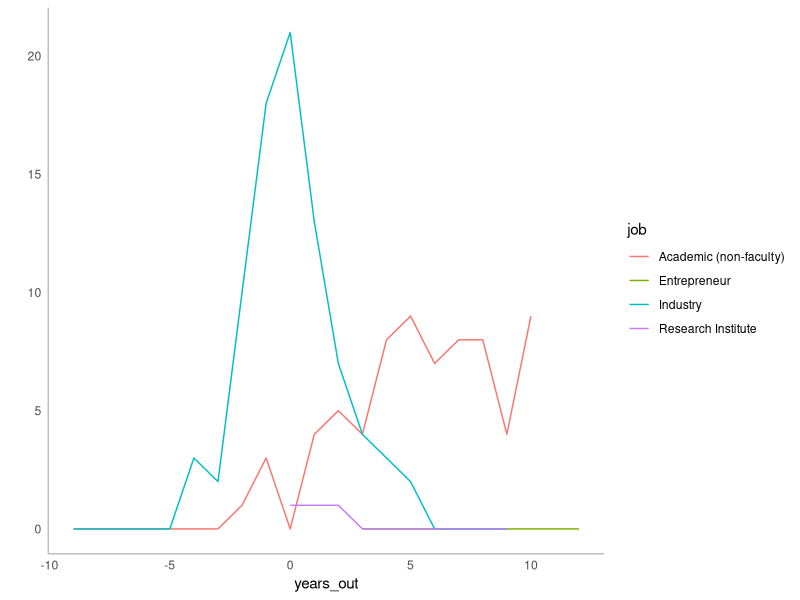
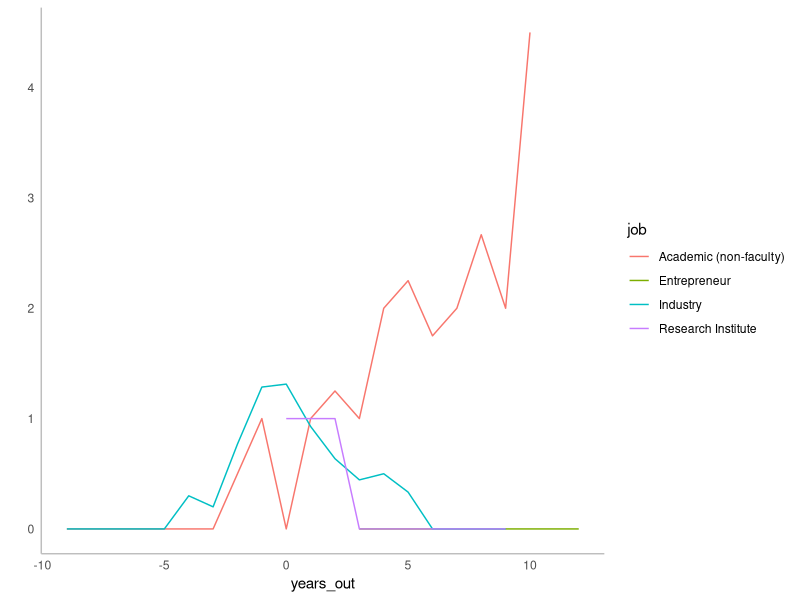
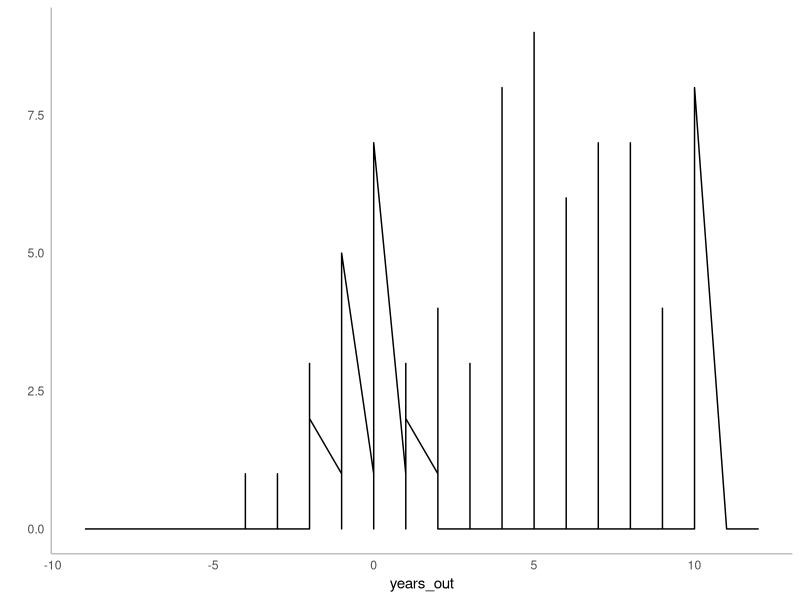

These figures' R source, in order:
library(tidyverse)
library(dplyr)
library(ggplot2)


##############     read dataset, for testing. This dataset ("full_df_papers_by_year") was produced by test_SciVal_app.R   #########

full_df_papers_by_year <- read.csv("full_df_papers_by_year.csv")
full_df_papers_by_year

################################   produce tidy dataset, for plotting  #############

tidy_df <- full_df_papers_by_year %>%
  pivot_longer(
    cols = starts_with("X"),
    names_to = "year",
    values_to = "papers",
    values_drop_na = TRUE)
tidy_df

tidy_df <- tidy_df %>% mutate(across('year', str_replace, 'X', ''))
tidy_df <- transform(tidy_df, year = as.numeric(year))
tidy_df <- mutate(tidy_df, years_out = year - finish)
full_metric_list <- c('ID', 'gender', 'Tags', 'job')
tidy_df <- tidy_df %>% mutate(across(full_metric_list, ~as.factor(.)))
tidy_df <- tidy_df %>%
  mutate(across(where(is.numeric), ~ ifelse(is.na(.), 0, .)))
as_tibble(tidy_df)


#############   calculate total number of papers for each value of years_out and grouping  #########

tidy_sum <- tidy_df %>% 
  group_by(job, years_out) %>%
  summarise(number = n(), papers = sum(papers))
tidy_sum

#############   calculate average number of papers for each value of years_out and grouping  #########

tidy_sum_avg <- mutate(tidy_sum, avg_papers = papers/number)
tidy_sum_avg

#############   plot total number of papers for each years_out and grouping  #########

tidy_sum %>% 
  
  ggplot(aes(x = years_out, y = papers,
             group = job, color = job)) +
  geom_line()+
  theme_minimal() +
  theme(panel.border = element_blank(), 
        panel.grid.major = element_blank(),
        panel.grid.minor = element_blank(), 
        axis.line = element_line(colour = "gray")) +
  ylab("") +
  theme(plot.title = element_text(hjust = 0.5), plot.subtitle = element_text(hjust = 0.5))


#############   plot average number of papers for each years_out and grouping  #########

tidy_sum_avg %>% 
  
  ggplot(aes(x = years_out, y = avg_papers,
             group = job, color = job)) +
  geom_line()+
  theme_minimal() +
  theme(panel.border = element_blank(), 
        panel.grid.major = element_blank(),
        panel.grid.minor = element_blank(), 
        axis.line = element_line(colour = "gray")) +
  ylab("") +
  theme(plot.title = element_text(hjust = 0.5), plot.subtitle = element_text(hjust = 0.5))


##########  plot everything

tidy_df %>% 
  
  ggplot(aes(x = years_out, y = papers)) +
  geom_line()+
  theme_minimal() +
  theme(panel.border = element_blank(), 
        panel.grid.major = element_blank(),
        panel.grid.minor = element_blank(), 
        axis.line = element_line(colour = "gray")) +
  ylab("") +
  theme(plot.title = element_text(hjust = 0.5), plot.subtitle = element_text(hjust = 0.5))

